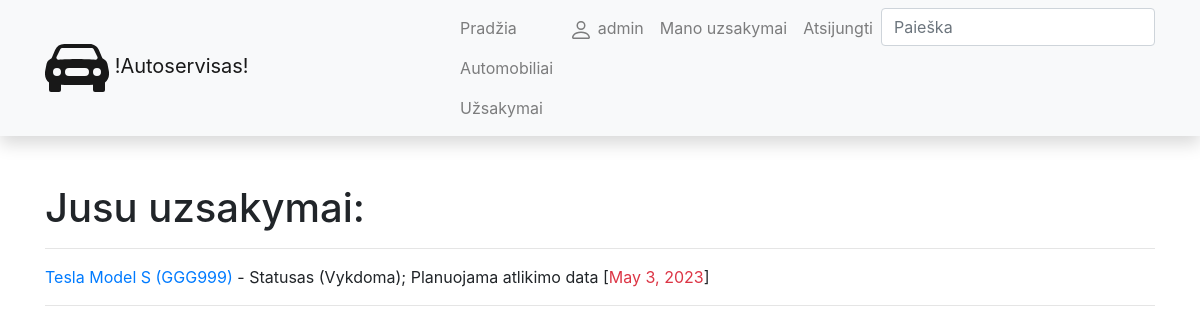
Before: /autoservisas/my_orders/ (signed in) with the older database file.
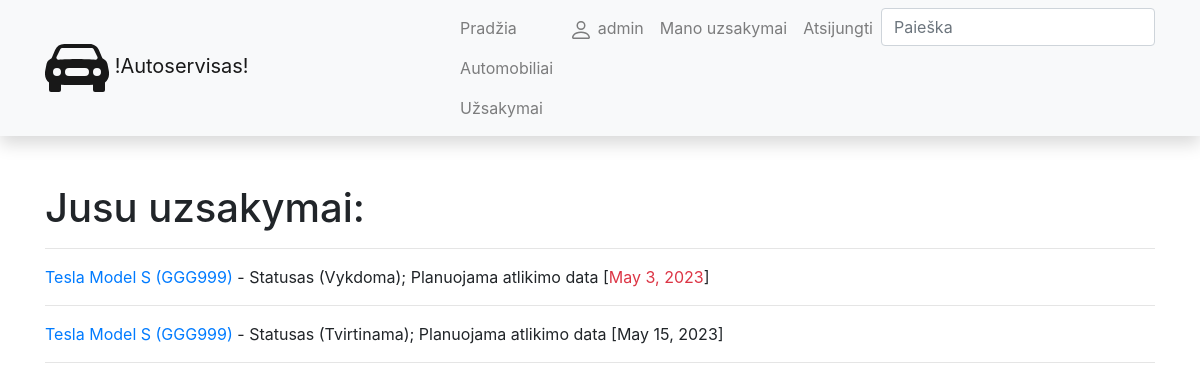
After: the same page with the newer database file.
### autoservisas/models.py (models this page shows, shortened)
class Uzsakymas(models.Model):
    data = models.DateTimeField(verbose_name='Data ir laikas', auto_now_add=True)
    automobilis = models.ForeignKey(to='Automobilis', verbose_name='Automobilis', on_delete=models.SET_NULL, null=True)
    klientas = models.ForeignKey(to=User, on_delete=models.SET_NULL, null=True, blank=True)
    grazinimo_data = models.DateField(verbose_name='Bus atlikta', null=True, blank=True)
    LOAN_STATUS = (
        ('p', 'Patvirtinta'),
        ('v', 'Vykdoma'),
        ('a', 'Atsaukta'),
        ('t', 'Tvirtinama'),
        ('i', 'Ivykdyta'),
    )
    status = models.CharField(verbose_name="Busena", max_length=1, choices=LOAN_STATUS, blank=True, default='t')
    def is_overdue(self):
        return self.grazinimo_data and date.today() > self.grazinimo_data
    class Meta:
        verbose_name = "Uzsakymas"
        verbose_name_plural = "Uzsakymai"

class Automobilis(models.Model):
    valstybinis_nr = models.CharField(verbose_name='Valstybinis numeris', max_length=6)
    vin = models.CharField(verbose_name='VIN kodas', max_length=17)
    kliento_vardas = models.CharField(verbose_name='Savininkas', max_length=50)
    automobilio_modelis = models.ForeignKey(to='AutomobilioModelis', verbose_name='Automobilio modelis', on_delete=models.SET_NULL, null=True)
    photo = models.ImageField(verbose_name="Nuotrauka", upload_to='vehicles', null=True, blank=True) #arba tik blank=True
    description = HTMLField(verbose_name='Aprasymas', max_length=2000, default='')
    def __str__(self):
        return f'{self.automobilio_modelis} ({self.valstybinis_nr})'
    class Meta:
        verbose_name = "Automobilis"
        verbose_name_plural = "Automobiliai"

class AutomobilioModelis(models.Model):
    marke = models.CharField(verbose_name='Gamintojas', max_length=50)
    modelis = models.CharField(verbose_name='Modelis', max_length=50)
    def __str__(self):
        return f'{self.marke} {self.modelis}'
    class Meta:
        verbose_name = "Automobilio modelis"
        verbose_name_plural = "Automobilio modeliai"

### autoservisas/views.py (the view)
# urls.py: path('my_orders/', views.MyOrdersListview.as_view(), name='my_orders'),
class MyOrdersListview(LoginRequiredMixin, generic.ListView):
    model = Uzsakymas
    context_object_name = 'my_orders'
    template_name = 'my_orders.html'
    def get_queryset(self):
        return Uzsakymas.objects.filter(klientas=self.request.user)

### autoservisas/templates/my_orders.html (shortened to what this page needs)
{% extends 'base.html'%}
{% block content %}
<h1>Jusu uzsakymai:</h1>
<hr>
{% for orderis in my_orders %}
<p><a href="{% url 'order' orderis.id %}">{{ orderis.automobilis }}</a> - Statusas ({{ orderis.get_status_display }}); Planuojama atlikimo data [<span class="{% if orderis.is_overdue %}text-danger{% endif %}">{{ orderis.grazinimo_data}}</span>]</p>
<hr>
{% endfor %}
{% endblock %}

Changed rows visible on the page:
added Uzsakymas: automobilis "Tesla Model S (GGG999)", status "Tvirtinama", grazinimo_data "May 15, 2023"
